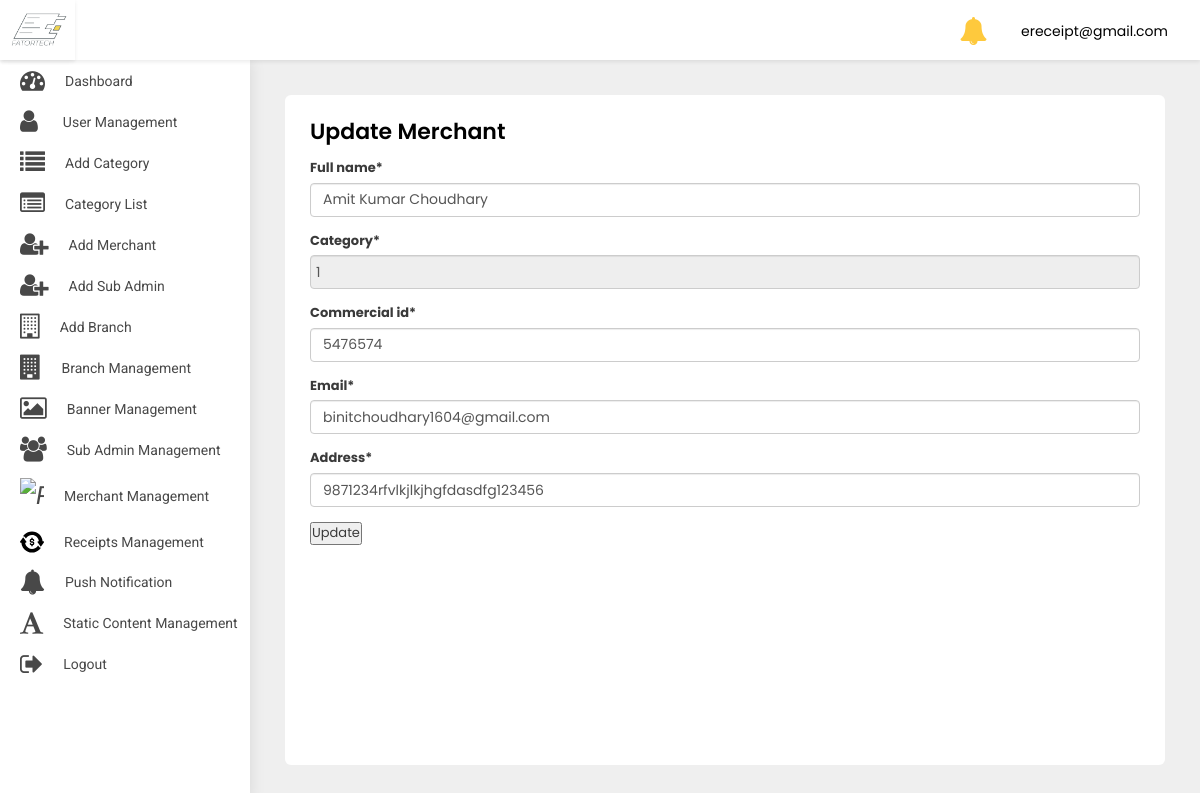
Before: /adminpanel/update-merchant/3/ (signed in) with the older database file.
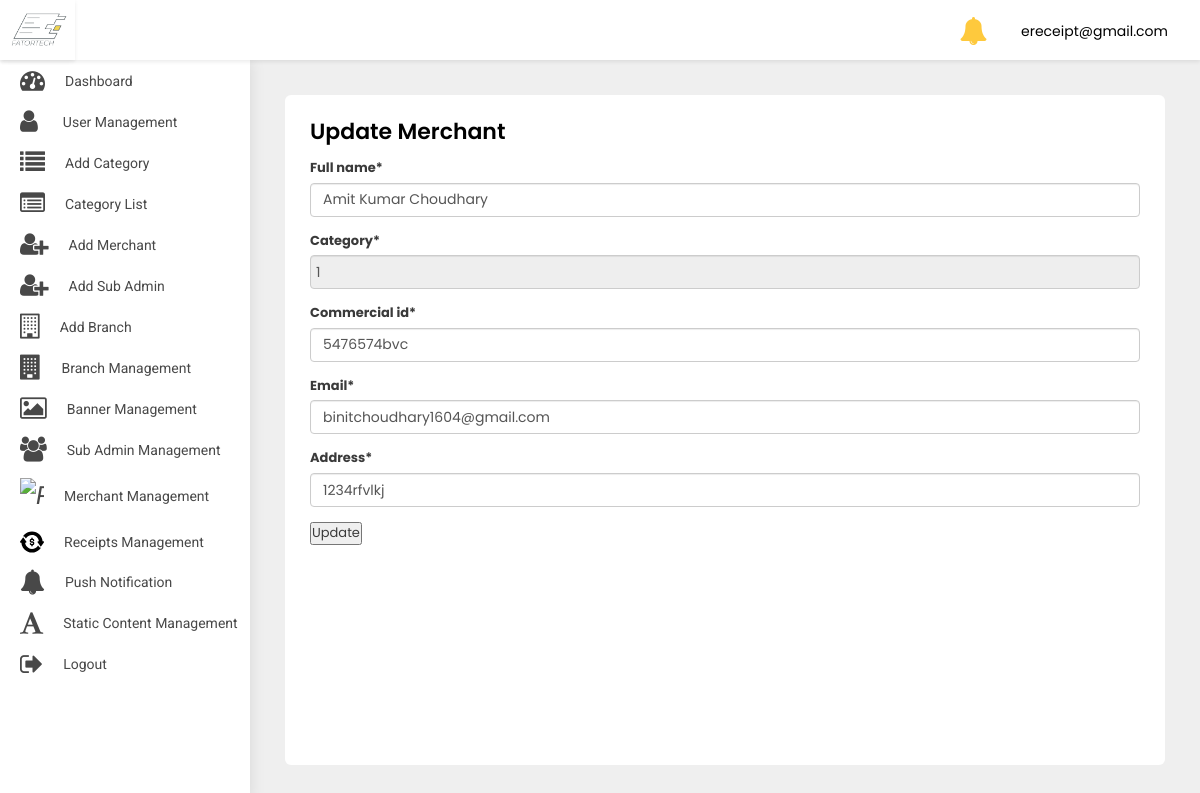
After: the same page with the newer database file.
### src/models.py (models this page shows, shortened)
class Merchant(models.Model):
    full_name = models.CharField(default='', max_length=200)
    profile_pic = models.ImageField(default='default_profile.png', null=True, blank=True)
    category = models.ForeignKey(Category, on_delete=models.CASCADE)
    email = models.EmailField()
    password = models.CharField(default='', max_length=100)
    confirm_password = models.CharField(default='', max_length=100)
    created_at = models.DateTimeField(auto_now_add=True)
    commercial_id = models.CharField(default='', max_length=256)
    address = models.CharField(default='', max_length=2000)
    blocked = models.BooleanField(default=False)

### adminpanel/views.py (the view)
# urls.py: path('update-merchant/<int:pk>/', UpdateMerchant.as_view(), name='update-merchant'),
class UpdateMerchant(LoginRequiredMixin, UpdateView):
    login_url = 'adminpanel:login'
    model = Merchant
    form_class = MerchantUpdateForm
    template_name = 'update-merchant.html'
    success_url = reverse_lazy('adminpanel:merchant-list')

### adminpanel/forms.py
class MerchantUpdateForm(forms.ModelForm):
    category = forms.ModelChoiceField(queryset=Category.objects.all(),
                                      widget=forms.TextInput(attrs={'readonly': 'readonly'}))
    class Meta:
        model = Merchant
        fields = ('full_name', 'category', 'commercial_id', 'email', 'address')

### adminpanel/templates/update-merchant.html (shortened to what this page needs)
{% extends 'base-ereceipt.html' %}
{% load crispy_forms_tags %}
{% block body %}
<div class="WrapperArea">
    <div class="WrapperBox">
        <div class="Small-Wrapper Small-Wrapper2">
            <h4 class="Title">Update Merchant</h4>
            <div class="HelpArea">
                <div class="tab-content">
                    <form method="post">
                        {{form|crispy}}
                        <button type="submit">Update</button>
                    </form>
                </div>
            </div>
        </div>
    </div>
</div>
{% endblock body %}

Changed rows visible on the page:
changed Merchant "Amit Kumar Choudhary": commercial_id "5476574" → "5476574bvc"; address "9871234rfvlkjlkjhgfdasdfg123456" → "1234rfvlkj"
